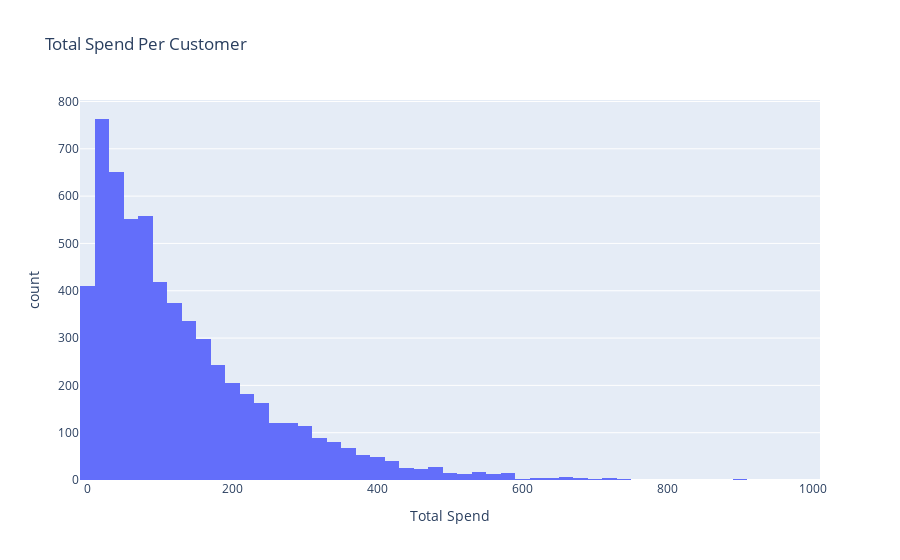

Notebook source saved alongside this figure:
### Markdown cell above
### Section 7: Customer Spending Patterns

Summarizes customer-level spend behavior to identify loyal or high-value customers

### Code cell
cust_spend = df.groupby('customer_id')['purchase_amount'].sum().reset_index()
fig = px.histogram(cust_spend, x='purchase_amount', nbins=50,
                   title='Total Spend Per Customer',
                   labels={'purchase_amount': 'Total Spend'})
fig.write_image('../../assets/KPI_analysis/total_spend_per_customer.png', scale=3)
fig.show()

### Figure 1 — Plotly figure (JSON) as saved in the notebook; plotly's stock layout.template omitted (floating-point values rounded to 4 significant figures; data arrays with more than 128 entries replaced by an {"elided": "..."} marker saying what was removed)
{"data": [{"bingroup": "x", "hovertemplate": "Total Spend=%{x}<br>count=%{y}<extra></extra>", "legendgroup": "", "marker": {"color": "#636efa", "pattern": {"shape": ""}}, "name": "", "nbinsx": 50, "orientation": "v", "showlegend": false, "type": "histogram", "x": {"elided": "6072 float values"}, "xaxis": "x", "yaxis": "y"}], "layout": {"barmode": "relative", "legend": {"tracegroupgap": 0}, "title": {"text": "Total Spend Per Customer"}, "xaxis": {"anchor": "y", "domain": [0, 1], "title": {"text": "Total Spend"}}, "yaxis": {"anchor": "x", "domain": [0, 1], "title": {"text": "count"}}}}
